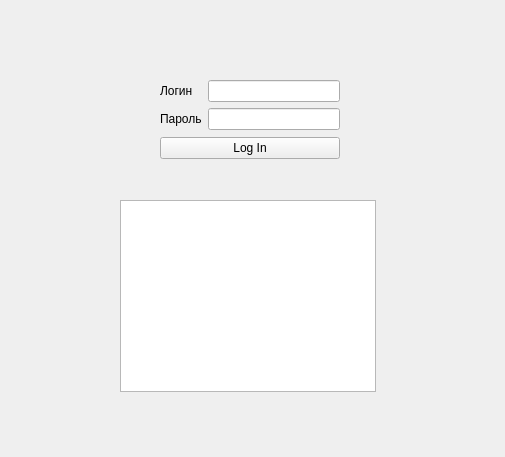
<?xml version="1.0" encoding="UTF-8"?>
<ui version="4.0">
 <class>Authentication</class>
 <widget class="QWidget" name="Authentication">
  <property name="geometry">
   <rect>
    <x>0</x>
    <y>0</y>
    <width>505</width>
    <height>457</height>
   </rect>
  </property>
  <property name="windowTitle">
   <string>Form</string>
  </property>
  <widget class="QTableView" name="tableView">
   <property name="geometry">
    <rect>
     <x>120</x>
     <y>200</y>
     <width>256</width>
     <height>192</height>
    </rect>
   </property>
  </widget>
  <widget class="QWidget" name="">
   <property name="geometry">
    <rect>
     <x>160</x>
     <y>80</y>
     <width>180</width>
     <height>79</height>
    </rect>
   </property>
   <layout class="QVBoxLayout" name="verticalLayout">
    <item>
     <layout class="QFormLayout" name="formLayout">
      <item row="0" column="0">
       <widget class="QLabel" name="label">
        <property name="text">
         <string>Логин</string>
        </property>
       </widget>
      </item>
      <item row="0" column="1">
       <widget class="QLineEdit" name="TextLogin"/>
      </item>
      <item row="1" column="0">
       <widget class="QLabel" name="label_2">
        <property name="text">
         <string>Пароль</string>
        </property>
       </widget>
      </item>
      <item row="1" column="1">
       <widget class="QLineEdit" name="TextPassword"/>
      </item>
     </layout>
    </item>
    <item>
     <widget class="QPushButton" name="BtnLogin">
      <property name="text">
       <string>Log In</string>
      </property>
     </widget>
    </item>
   </layout>
  </widget>
 </widget>
 <resources/>
 <connections/>
</ui>
